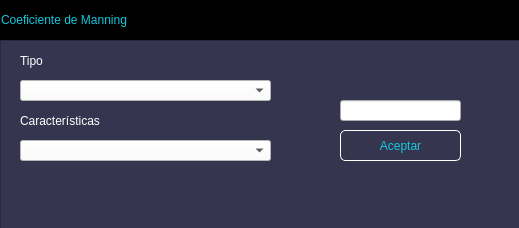
<?xml version="1.0" encoding="UTF-8"?>
<ui version="4.0">
 <class>MainWindow</class>
 <widget class="QMainWindow" name="MainWindow">
  <property name="geometry">
   <rect>
    <x>0</x>
    <y>0</y>
    <width>519</width>
    <height>228</height>
   </rect>
  </property>
  <property name="windowTitle">
   <string>MainWindow</string>
  </property>
  <widget class="QWidget" name="centralwidget">
   <layout class="QVBoxLayout" name="verticalLayout">
    <property name="spacing">
     <number>0</number>
    </property>
    <property name="leftMargin">
     <number>0</number>
    </property>
    <property name="topMargin">
     <number>0</number>
    </property>
    <property name="rightMargin">
     <number>0</number>
    </property>
    <property name="bottomMargin">
     <number>0</number>
    </property>
    <item>
     <widget class="QFrame" name="frame">
      <property name="frameShape">
       <enum>QFrame::StyledPanel</enum>
      </property>
      <property name="frameShadow">
       <enum>QFrame::Raised</enum>
      </property>
      <widget class="QFrame" name="frame_superior">
       <property name="geometry">
        <rect>
         <x>0</x>
         <y>0</y>
         <width>521</width>
         <height>40</height>
        </rect>
       </property>
       <property name="maximumSize">
        <size>
         <width>16777215</width>
         <height>40</height>
        </size>
       </property>
       <property name="styleSheet">
        <string notr="true">QFrame{
background-color:rgb(0, 0, 0);
}

QPushButton{
background-color: #000000ff;
border-radius:20px;
}

QPushButton:hover{
background-color:rgb(53, 53, 79);
border-radius:20px;
}</string>
       </property>
       <property name="frameShape">
        <enum>QFrame::StyledPanel</enum>
       </property>
       <property name="frameShadow">
        <enum>QFrame::Raised</enum>
       </property>
       <layout class="QHBoxLayout" name="horizontalLayout_2">
        <property name="spacing">
         <number>0</number>
        </property>
        <property name="leftMargin">
         <number>0</number>
        </property>
        <property name="topMargin">
         <number>0</number>
        </property>
        <property name="rightMargin">
         <number>0</number>
        </property>
        <property name="bottomMargin">
         <number>0</number>
        </property>
        <item>
         <widget class="QLabel" name="label_2">
          <property name="styleSheet">
           <string notr="true">font:87 12pt&quot;Arial Black&quot;;
color:rgb(20,200,220);</string>
          </property>
          <property name="text">
           <string>Coeficiente de Manning</string>
          </property>
         </widget>
        </item>
        <item>
         <spacer name="horizontalSpacer_2">
          <property name="orientation">
           <enum>Qt::Horizontal</enum>
          </property>
          <property name="sizeHint" stdset="0">
           <size>
            <width>409</width>
            <height>20</height>
           </size>
          </property>
         </spacer>
        </item>
        <item>
         <widget class="QPushButton" name="bt_minimizar">
          <property name="minimumSize">
           <size>
            <width>40</width>
            <height>40</height>
           </size>
          </property>
          <property name="text">
           <string/>
          </property>
          <property name="icon">
           <iconset>
            <normaloff>Imágenes/minimizar.png</normaloff>Imágenes/minimizar.png</iconset>
          </property>
          <property name="iconSize">
           <size>
            <width>30</width>
            <height>30</height>
           </size>
          </property>
         </widget>
        </item>
        <item>
         <widget class="QPushButton" name="bt_cerrar">
          <property name="minimumSize">
           <size>
            <width>40</width>
            <height>40</height>
           </size>
          </property>
          <property name="text">
           <string/>
          </property>
          <property name="icon">
           <iconset>
            <normaloff>Imágenes/cerrar2.png</normaloff>Imágenes/cerrar2.png</iconset>
          </property>
          <property name="iconSize">
           <size>
            <width>30</width>
            <height>30</height>
           </size>
          </property>
         </widget>
        </item>
       </layout>
      </widget>
      <widget class="QFrame" name="frame_2">
       <property name="geometry">
        <rect>
         <x>0</x>
         <y>40</y>
         <width>521</width>
         <height>261</height>
        </rect>
       </property>
       <property name="styleSheet">
        <string notr="true">QFrame{
background-color:rgb(53,53,79);
}

QPushButton{
font:87 12pt&quot;Arial Black&quot;;
background-color:#000000ff;
color:rgb(20,200,220);
border-radius:5px;
border:1px solid white;
}


QPushButton:hover{
background-color:black;
}</string>
       </property>
       <property name="frameShape">
        <enum>QFrame::StyledPanel</enum>
       </property>
       <property name="frameShadow">
        <enum>QFrame::Raised</enum>
       </property>
       <widget class="QComboBox" name="Tipo">
        <property name="geometry">
         <rect>
          <x>20</x>
          <y>40</y>
          <width>251</width>
          <height>21</height>
         </rect>
        </property>
        <property name="styleSheet">
         <string notr="true">background-color:rgb(255,255,255);</string>
        </property>
       </widget>
       <widget class="QComboBox" name="Caracteristicas">
        <property name="geometry">
         <rect>
          <x>20</x>
          <y>100</y>
          <width>251</width>
          <height>21</height>
         </rect>
        </property>
        <property name="styleSheet">
         <string notr="true">background-color:rgb(255,255,255);</string>
        </property>
       </widget>
       <widget class="QPushButton" name="Aceptar">
        <property name="geometry">
         <rect>
          <x>340</x>
          <y>90</y>
          <width>121</width>
          <height>31</height>
         </rect>
        </property>
        <property name="text">
         <string>Aceptar</string>
        </property>
       </widget>
       <widget class="QLineEdit" name="Coeficiente">
        <property name="geometry">
         <rect>
          <x>340</x>
          <y>60</y>
          <width>121</width>
          <height>21</height>
         </rect>
        </property>
       </widget>
       <widget class="QLabel" name="label_17">
        <property name="geometry">
         <rect>
          <x>20</x>
          <y>10</y>
          <width>41</width>
          <height>21</height>
         </rect>
        </property>
        <property name="styleSheet">
         <string notr="true">font:87 10pt&quot;Arial Black&quot;;
color:rgb(255,255,255);</string>
        </property>
        <property name="text">
         <string>Tipo</string>
        </property>
        <property name="wordWrap">
         <bool>true</bool>
        </property>
       </widget>
       <widget class="QLabel" name="label_18">
        <property name="geometry">
         <rect>
          <x>20</x>
          <y>70</y>
          <width>131</width>
          <height>21</height>
         </rect>
        </property>
        <property name="styleSheet">
         <string notr="true">font:87 10pt&quot;Arial Black&quot;;
color:rgb(255,255,255);</string>
        </property>
        <property name="text">
         <string>Características</string>
        </property>
        <property name="wordWrap">
         <bool>true</bool>
        </property>
       </widget>
      </widget>
     </widget>
    </item>
   </layout>
  </widget>
 </widget>
 <resources/>
 <connections/>
</ui>
